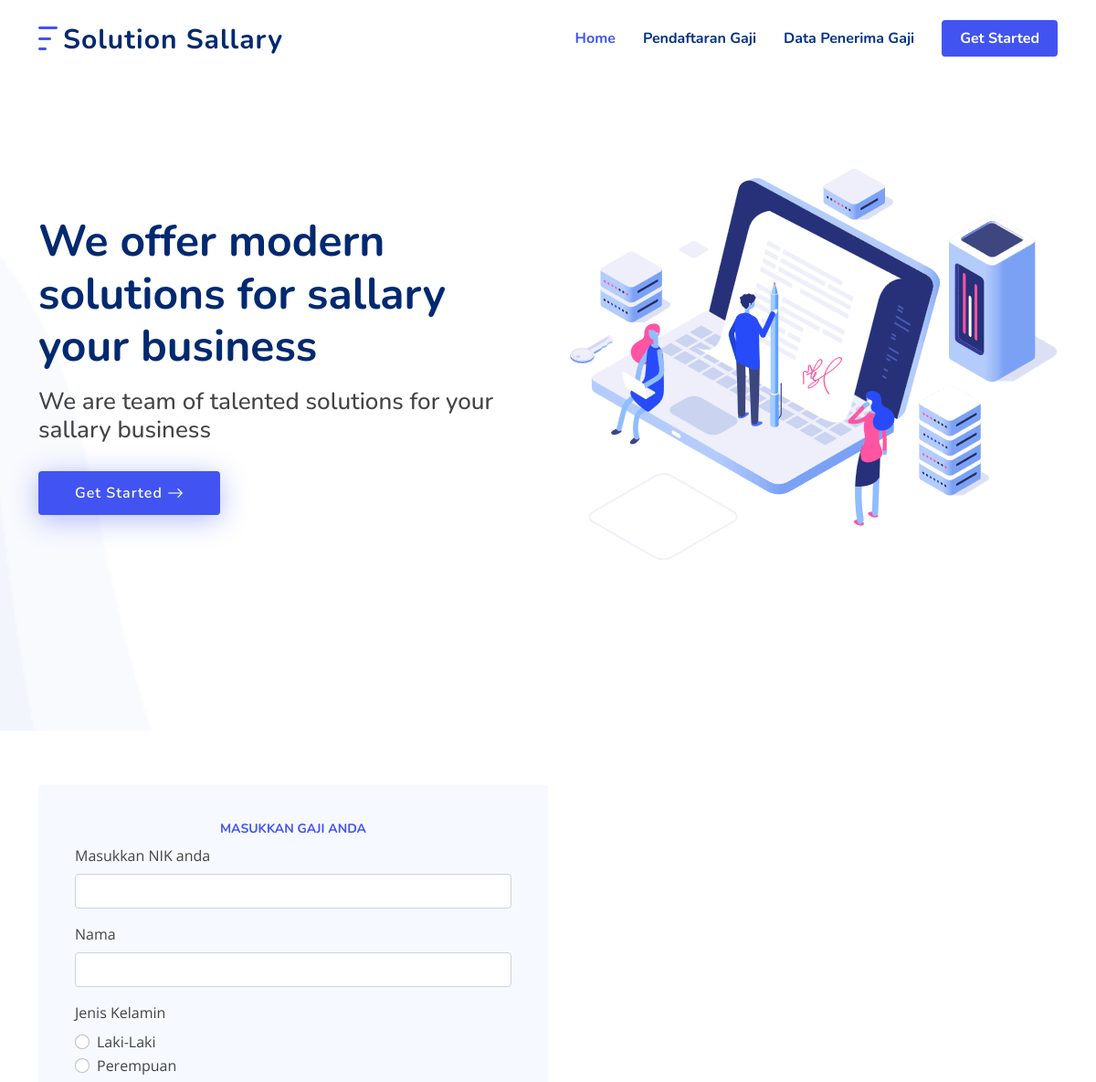
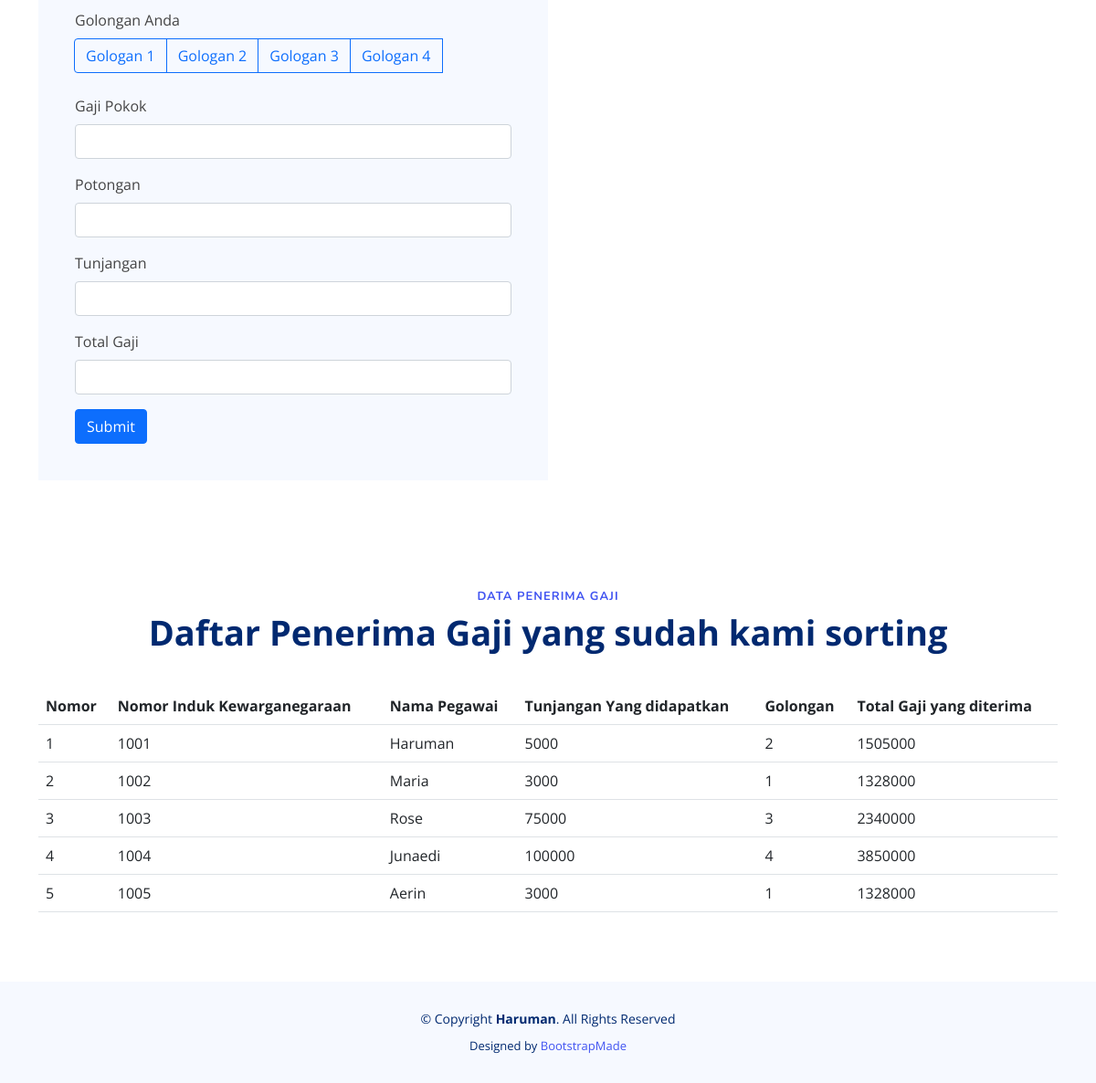
The page / on the database its author committed (2 pictures, top to bottom).
### tables this page shows
CREATE TABLE `golongan` (
  `Golongan_ID` int(50) NOT NULL,
  `Tunjangan` int(15) NOT NULL,
  `Gapok` int(50) NOT NULL,
  `Potongan` int(20) NOT NULL
);

CREATE TABLE `karyawan` (
  `Nik` varchar(15) NOT NULL,
  `Nama` varchar(50) DEFAULT NULL,
  `JenisKelamin` varchar(15) DEFAULT NULL,
  `Golongan` varchar(50) DEFAULT NULL,
  `Gapok` int(20) DEFAULT NULL,
  `tunjangan` int(50) DEFAULT NULL,
  `potongan` int(30) DEFAULT NULL,
  `total` int(30) DEFAULT NULL
);

CREATE TABLE `gajikaryawan` (
  `Nik` varchar(50) NOT NULL,
  `GajiDiterima` varchar(50) DEFAULT NULL,
  `Golongan` varchar(50) DEFAULT NULL
);

### index.php (the view, shortened to what this page needs)
<!DOCTYPE html>
<html lang="en">
<head>
  <link href="assets/vendor/aos/aos.css" rel="stylesheet" />
  <link href="assets/vendor/bootstrap/css/bootstrap.min.css" rel="stylesheet" />
  <link href="assets/vendor/bootstrap-icons/bootstrap-icons.css" rel="stylesheet" />
  <link href="assets/vendor/glightbox/css/glightbox.min.css" rel="stylesheet" />
  <link href="assets/vendor/remixicon/remixicon.css" rel="stylesheet" />
  <link href="assets/vendor/swiper/swiper-bundle.min.css" rel="stylesheet" />
  <link href="assets/css/style.css" rel="stylesheet" />
</head>
<body>
  <header id="header" class="header fixed-top">
    <div class="container-fluid container-xl d-flex align-items-center justify-content-between">
      <a href="index.html" class="logo d-flex align-items-center">
        <img src="assets/img/logo.png" alt="" />
        <span>Solution Sallary</span>
      </a>
      <nav id="navbar" class="navbar">
        <ul>
          <li><a class="nav-link scrollto active" href="#hero">Home</a></li>
          <li><a class="nav-link scrollto" href="#about">Pendaftaran Gaji </a></a></li>
          <li><a class="nav-link scrollto" href="#services">Data Penerima Gaji</a></li>
          <li>
            <a class="getstarted scrollto" href="#about">Get Started</a>
          </li>
        </ul>
      </nav>
    </div>
  </header>
  <section id="hero" class="hero d-flex align-items-center">
    <div class="container">
      <div class="row">
        <div class="col-lg-6 d-flex flex-column justify-content-center">
          <h1 data-aos="fade-up">
            We offer modern solutions for sallary your business
          </h1>
          <h2 data-aos="fade-up" data-aos-delay="400">
            We are team of talented solutions for your sallary business
          </h2>
          <div data-aos="fade-up" data-aos-delay="600">
            <div class="text-center text-lg-start">
              <a href="#about" class="btn-get-started scrollto d-inline-flex align-items-center justify-content-center align-self-center">
                <span>Get Started</span>
                <i class="bi bi-arrow-right"></i>
              </a>
            </div>
          </div>
        </div>
        <div class="col-lg-6 hero-img" data-aos="zoom-out" data-aos-delay="200">
          <img src="./assets/img/hero-img.png" class="img-fluid" alt="" />
        </div>
      </div>
    </div>
  </section>
  <main id="main">
    <section id="about" class="about">
      <div class="container" data-aos="fade-up">
        <div class="row gx-0">
          <div class="col-lg-6 d-flex flex-column justify-content-center" data-aos="fade-up" data-aos-delay="200">
            <div class="content">
              <h3 class="text-center">Masukkan Gaji anda</h3>
              <form action="./config/actlog.php" method="POST">
                <div class="mb-3">
                  <label for="nik" class="form-label">Masukkan NIK anda</label>
                  <input type="text" class="form-control" id="nik" name="nik">
                </div>
                <div class="mb-3">
                  <label for="nama" class="form-label">Nama</label>
                  <input type="text" class="form-control" id="nama" name="nama">
                </div>
                <div class="mb-3">
                  <label for="jk" class="form-label">Jenis Kelamin</label>
                  <div class="form-check">
                    <input class="form-check-input" type="radio" name="jk" id="lk" value="Laki-Laki">
                    <label class="form-check-label" for="exampleRadios1">
                      Laki-Laki
                    </label>
                  </div>
                  <div class="form-check">
                    <input class="form-check-input" type="radio" name="jk" id="pr" value="Perempuan">
                    <label class="form-check-label" for="exampleRadios2">
                      Perempuan
                    </label>
                  </div>
                </div>
                <div class="mb-4">
                  <label class="form-label">Golongan Anda</label>
                  <div class="btn-group" role="group" aria-label="Basic radio toggle button group">
                    <?php
                    include "config/koneksi.php";
                    $sql = mysqli_query($con, "select * from golongan");
                    while ($datall = mysqli_fetch_array($sql)) {
                      echo " <label class='btn btn-outline-primary' for='btngol" . $datall['Golongan_ID'] . "'>Gologan " . $datall['Golongan_ID'] . "</label></br>";
                    }; ?>
                  </div>
                </div>
                <div class='mb-3'>
                  <label for='gapok' class='form-label'>Gaji Pokok </label>
                  <input type='text' class='form-control' id='gapok' name='gapok'>
                </div>
                <div class='mb-3'>
                  <label for='potongan' class='form-label'>Potongan</label>
                  <input type='text' class='form-control' id='potongan' name='potongan'>
                </div>
                <div class='mb-3'>
                  <label for='tunjangan' class='form-label'>Tunjangan</label>
                  <input type='text' class='form-control' id='tunjangan' name='tunjangan'>
                </div>
                <div class='mb-3'>
                  <label for='total' class='form-label'>Total Gaji</label>
                  <input type='text' class='form-control' id='total' name='total'>
                </div>
                <input type="submit" class="btn btn-primary" name="submit" value="Submit"></input>
            </div>
          </div>
        </div>
      </div>
    </section>
    <section id="services" class="services">
      <div class="container" data-aos="fade-up">
        <header class="section-header">
          <h2>Data Penerima Gaji</h2>
          <p>Daftar Penerima Gaji yang sudah kami sorting</p>
        </header>
        <div class="col-lg-15 mt-15 mt-lg-0" data-aos="fade-up" data-aos-delay="400">
          <div class="box">
            <table class="table table-hover">
              <tr>
                <th>Nomor</th>
                <th>Nomor Induk Kewarganegaraan</th>
                <th>Nama Pegawai</th>
                <th>Tunjangan Yang didapatkan</th>
                <th>Golongan</th>
                <th>Total Gaji yang diterima</th>
              </tr>
              <?php
              include "./config/koneksi.php";
              $sql = mysqli_query($con, "select karyawan.nik,karyawan.nama,karyawan.tunjangan,karyawan.Golongan,gajikaryawan.gajiditerima from karyawan inner join golongan on karyawan.golongan = golongan.Golongan_ID inner join gajikaryawan on karyawan.nik = gajikaryawan.nik");
              $no = 1;
              while ($data = mysqli_fetch_array($sql)) {
                echo "<tr>";
                echo "<td>" . $no . "</td>";
                echo "<td>" . $data['nik'] . "</td>";
                echo "<td>" . $data['nama'] . "</td>";
                echo "<td>" . $data['tunjangan'] . "</td>";
                echo "<td>" . $data['Golongan'] . "</td>";
                echo "<td>" . $data['gajiditerima'] . "</td>";
                echo "</tr>";
                $no++;
              }
              ?>
            </table>
          </div>
        </div>
    </section>
  </main>
  <footer id="footer" class="footer">
    <div class="container">
      <div class="copyright">
        &copy; Copyright <strong><span>Haruman</span></strong>. All Rights Reserved
      </div>
      <div class="credits">
        Designed by <a href="https://bootstrapmade.com/">BootstrapMade</a>
      </div>
    </div>
  </footer>
</body>
</html>

### assets/css/style.css (style rules this page uses)
:root { scroll-behavior: smooth; }
body { font-family: 'Open Sans', sans-serif; color: #444444; }
a { color: #4154f1; text-decoration: none; }
h1, h2, h3, h4, h5, h6 { font-family: 'Nunito', sans-serif; }
section { padding: 60px 0; overflow: hidden; }
.section-header { text-align: center; padding-bottom: 40px; }
.section-header h2 { font-size: 13px; letter-spacing: 1px; font-weight: 700; margin: 0; color: #4154f1; text-transform: uppercase; }
.section-header p { margin: 10px 0 0 0; padding: 0; font-size: 38px; line-height: 42px; font-weight: 700; color: #012970; }
.header { transition: all 0.5s; z-index: 997; padding: 20px 0; }
.header .logo { line-height: 0; }
.header .logo img { max-height: 40px; margin-right: 6px; }
.header .logo span { font-size: 30px; font-weight: 700; letter-spacing: 1px; color: #012970; font-family: 'Nunito', sans-serif; margin-top: 3px; }
.navbar { padding: 0; }
.navbar ul { margin: 0; padding: 0; display: flex; list-style: none; align-items: center; }
.navbar li { position: relative; }
.navbar a, .navbar a:focus { display: flex; align-items: center; justify-content: space-between; padding: 10px 0 10px 30px; font-family: 'Nunito', sans-serif; font-size: 16px; font-weight: 700; color: #013289; white-space: nowrap; transition: 0.3s; }
.navbar a:hover, .navbar .active, .navbar .active:focus, .navbar li:hover > a { color: #4154f1; }
.navbar .getstarted, .navbar .getstarted:focus { background: #4154f1; padding: 8px 20px; margin-left: 30px; border-radius: 4px; color: #fff; }
.hero { width: 100%; height: 100vh; background: url(../img/hero-bg.png) top center no-repeat; background-size: cover; }
.hero h1 { margin: 0; font-size: 48px; font-weight: 700; color: #012970; }
.hero h2 { color: #444444; margin: 15px 0 0 0; font-size: 26px; }
.hero .btn-get-started { margin-top: 30px; line-height: 0; padding: 15px 40px; border-radius: 4px; transition: 0.5s; color: #fff; background: #4154f1; box-shadow: 0px 5px 30px rgba(65, 84, 241, 0.4); }
.hero .btn-get-started span { font-family: 'Nunito', sans-serif; font-weight: 600; font-size: 16px; letter-spacing: 1px; }
.hero .btn-get-started i { margin-left: 5px; font-size: 18px; transition: 0.3s; }
.hero .hero-img { text-align: right; }
@media (min-width: 1024px) { .hero { background-attachment: fixed; } }
.about .content { background-color: #f6f9ff; padding: 40px; }
.about h3 { font-size: 14px; font-weight: 700; color: #4154f1; text-transform: uppercase; }
.footer { background: #f6f9ff; padding: 0 0 30px 0; font-size: 14px; }
.footer .copyright { text-align: center; padding-top: 30px; color: #012970; }
.footer .credits { padding-top: 10px; text-align: center; font-size: 13px; color: #012970; }

### rows shown on the page
golongan: Golongan_ID "1"
golongan: Golongan_ID "2"
golongan: Golongan_ID "3"
golongan: Golongan_ID "4"
karyawan: Nik "1001", Nama "Haruman", tunjangan "5000", Golongan "2", gajikaryawan.GajiDiterima "1505000"
karyawan: Nik "1002", Nama "Maria", tunjangan "3000", Golongan "1", gajikaryawan.GajiDiterima "1328000"
karyawan: Nik "1003", Nama "Rose", tunjangan "75000", Golongan "3", gajikaryawan.GajiDiterima "2340000"
karyawan: Nik "1004", Nama "Junaedi", tunjangan "100000", Golongan "4", gajikaryawan.GajiDiterima "3850000"
karyawan: Nik "1005", Nama "Aerin", tunjangan "3000", Golongan "1", gajikaryawan.GajiDiterima "1328000"
